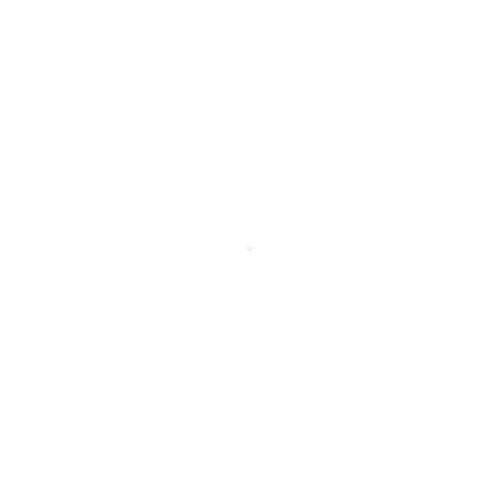
Frame 1 (no input)
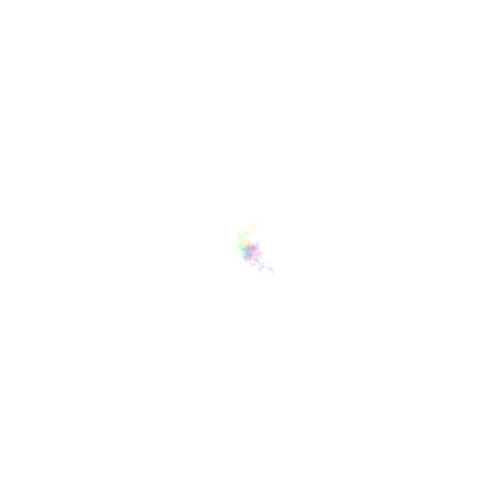
Frame 60 (the mouse pressed at the canvas centre just before this capture)
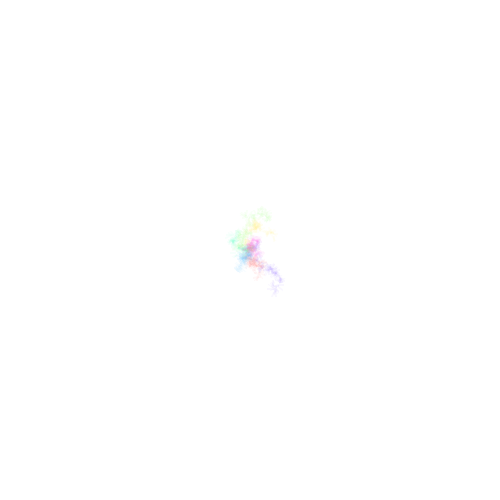
Frame 120 (the mouse held since frame 60 and released just before this capture)

The Processing sketch that drew these frames (run headless with seeded random() and noise(); from frame 60 on, the mouse is pressed at the canvas centre):

// Processing sketch: processing_94626
// ── processing_94626.pde

ArrayList<Walker> walkers = new ArrayList<Walker>();
int MAX_WALKER = 7;

void setup() {
  size(500, 500);
  frameRate(1000);
  colorMode(HSB, 360, 100, 100);
  background(360);
  for (int i = 0; i < MAX_WALKER;i++) {
    Walker walker = new RotateRandomWalker(width/2, height/2, 360*i/MAX_WALKER);
    walker.draw();
    walkers.add(walker);
  }
}

void draw() {
  translate(width/2, height/2);
  rotate(frameCount/100.0);
  translate(-width/2, -height/2);
  for (Walker walker:walkers) {
    walker.walk();
    walker.draw();
  }
}
abstract class Walker {
  float x, y;
  float t;
  float hue;
  float rect_w = 1;
  float rect_h = 5;
  Walker(float x, float y, float hue) {
    this.x = x;
    this.y = y;
    this.hue = hue;
    this.t = random(TWO_PI);
  }
  abstract void walk();
  abstract void draw();
  
}
class RotateRandomWalker extends Walker {
  RotateRandomWalker(float x, float y, float hue) {
    super(x, y, hue);
  }

  void walk() {
    this.x += random(-1, 1)*2;
    this.y += random(-1, 1)*2;

    if (this.x < 0) {
      this.x = 0;  //width;
    }
    if (this.y < 0) {
      this.y = 0;  //height;
    }
    if (this.x > width) {
      this.x = width;  //0;
    }
    if (this.y > height) {
      this.y = height;  //0;
    }
  }

  void draw() {
    pushMatrix();
    translate(x, y);
    rotate(t);

    noFill();
    stroke(hue, 80, 100, 10);
    rect(0, 0, rect_w, rect_h);    
    popMatrix();

    t += 0.5;
  }
}
